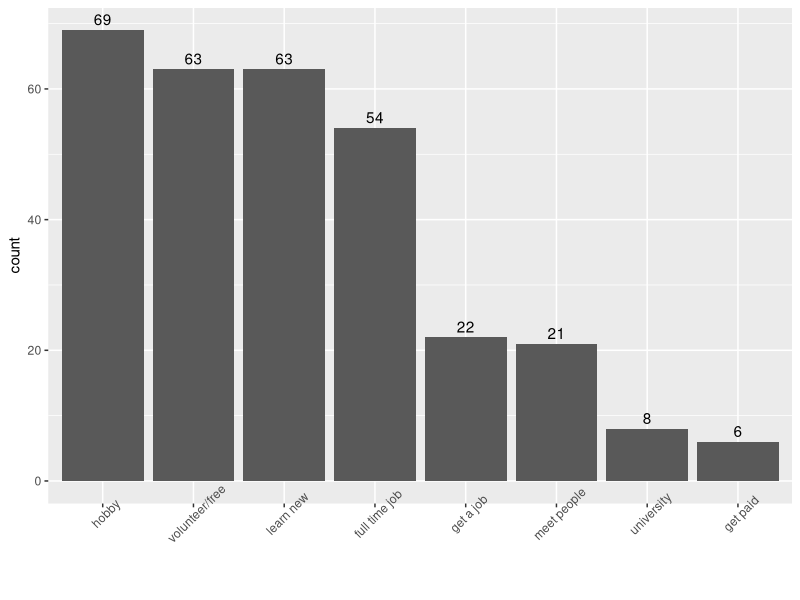

Recreate this plot in R.
## ---- chunk 1
# Packages required
if(!require("dplyr")) install.packages("dplyr")
if(!require("knitr")) install.packages("knitr")
if(!require("reshape")) install.packages("reshape")
if(!require("ggplot2")) install.packages("ggplot2")
if(!require("forcats")) install.packages("forcats")
if(!require("xtable")) install.packages("xtable")
my_packages<-c("dplyr","knitr","reshape","ggplot2","forcats","xtable")
lapply(my_packages, library, character.only = TRUE)

percentage_distribution <-function(dat){
return(round(prop.table(table(dat),2)*100,0))
}

setwd("/Users/ayushirastogi/Documents/GitHub/GSD_data_analysis")  # set current working directory

data<-read.csv("responses.csv",header=T,stringsAsFactors=T,na.strings = c(""," ")) # import file with headers and set strings as factors

## Cleaning
# Select a subset of responses deemed relevant and rename it
data<-data[c(1,3:10,15:21,54:59,75:78,80,82,2)]
names(data)<-c("response.id","motivation.full.time.job","motivation.hobby","motivation.volunteer.for.free",
               "motivation.learn.something.new","motivation.school","motivation.help.get.job",
               "motivation.meet.new.people","motivation.get.paid",
               "frequency.contribution",
               "selection.how.software.is.build","selection.project.goal.align",
               "selection.friends.contribute","selection.project.welcoming",
               "selection.easy.to.join","selection.saw.on.social.media",
               "continue.interaction.with.welcoming.contributors","continue.connects.with.people.worldwide",
               "continue.low.stress.levels","continue.exciting.tasks","continue.challenging.tasks",
               "continue.being.paid","important.same.geographic.region","challenging.speak.different.language",
               "helpful.translation.tools","important.same.gender.identity","gender","region","country")
#View(data)
# Remove empty responses
data<-data[!apply(is.na(data[,-c(1,29)]), 1, all),] # Remove empty rows excluding response ID and country information derived from the survey
## ---- chunk 2
data$gender<-ordered(data$gender,levels=c("Man","Woman","Prefer not to disclose",NA))
levels(data$gender)<-c("Man","Woman",NA)

data$region<-factor(sub("[[:lower:]].\t","",data$region)) # removing extraneous text

# Combine regions into broader category - level 1
data$regionl1<-data$region
data$regionl<-data$region
levels(data$regionl)<-c("Oceania","Oceania","Asia","Asia","Europe","Americas","Africa","Americas","Europe",NA,"Asia","Asia","Europe","Africa","Asia","Europe") 
data$regionl<-ordered(data$regionl,levels=c("Europe","Asia","Americas","Africa","Oceania"))

levels(data$regionl1)<-c(NA,NA,"Asia","Asia","Europe","Americas","Africa","Americas","Europe",NA,"Asia","Asia","Europe","Africa","Asia","Europe") # Oceania is also assigned NA since we have insufficient responses from the region
data$regionl1<-ordered(data$regionl1,levels=c("Europe","Asia","Americas","Africa"))
## ---- chunk 3
chisq.test(table(data$gender))
summary(data$gender)
## ---- chunk 4
chisq.test(table(data$regionl))
summary(data$regionl)
## ---- chunk 5
chisq.test(table(data$regionl1))
summary(data$regionl1)
## ---- chunk 6
addmargins(table(data[,c("regionl","gender")]))
## ---- chunk 7
obj<-addmargins(table(data[,c("regionl","gender")]))
print(xtable(obj,type="latex",file="distribution.tex"))
## ---- chunk 8
addmargins(table(data[,c("regionl1","gender")]))
## ---- chunk 9
chisq.test(table(data[,c("regionl1","gender")])) 
## ---- chunk 10
motivation<-data[,c(2:9,27,30)]
motivation<-melt(motivation, id=c("regionl1","gender"),na.rm=T)[,c(1,2,4)]
## ---- chunk 11
dat<-motivation
levels(dat$value)<-c("full time job","hobby","volunteer/free","learn new","university","get a job","meet people","get paid")
ggplot(data=dat, aes(x=fct_infreq(value))) +
geom_bar() + xlab("") +
geom_text(stat='count', aes(label=..count..), vjust=-0.4) +
theme(axis.text.x = element_text(angle = 45))

## ---- chunk 12
percentage_distribution(motivation[,c("value","gender")])
lapply(1:8,function(i){chisq.test(percentage_distribution(motivation[,c("value","gender")])[i,])})
#lapply(1:8,function(i){chisq.test(table(motivation[,c("value","gender")])[i,])}) # for actual values; not representative of the actual distribution
## ---- chunk 13
lapply(1:8,function(i){chisq.test(percentage_distribution(motivation[,c("value","regionl1")])[i,])})
percentage_distribution(motivation[,c("value","regionl1")])
## ---- chunk 14
obj<-percentage_distribution(motivation[,c("value","regionl1")])
print(xtable(obj,type="latex",file="distribution.tex"))
## ---- chunk 15
data[,"frequency.contribution"]<-ordered(data[,"frequency.contribution"],
                                         c("Hourly","Daily","Weekly","Monthly"))
## ---- chunk 16
table(data[,"frequency.contribution"])
chisq.test(table(data[,"frequency.contribution"]))
## ---- chunk 17
chisq.test(table(data[,c("frequency.contribution","gender")]))
percentage_distribution(data[,c("frequency.contribution","gender")])
## ---- chunk 18
chisq.test(table(data[,c("frequency.contribution","regionl1")]))
percentage_distribution(data[,c("frequency.contribution","regionl1")])
## ---- chunk 19
selection<-data[,c(11:16,27,30)]
selection[,1:6]<-lapply(selection[,1:6],function(X) {ordered(X,levels=c("Very important","Important","Neutral","Less important","Not at all important"))})
for(i in 1:6){
  levels(selection[,i])<-c("Important","Important","Neutral","Not important","Not important")
}
## ---- chunk 20
chisq.test(table(selection[,"selection.how.software.is.build"])[c(1,3)])
#table(selection[,"selection.how.software.is.build"])
round(prop.table(table(selection[,"selection.how.software.is.build"])[c(1,3)])*100,0)

chisq.test(table(selection[,"selection.project.goal.align"])[c(1,3)])
#table(selection[,"selection.project.goal.align"])
round(prop.table(table(selection[,"selection.project.goal.align"])[c(1,3)])*100,0)

chisq.test(table(selection[,"selection.friends.contribute"])[c(1,3)])
#table(selection[,"selection.friends.contribute"])
round(prop.table(table(selection[,"selection.friends.contribute"])[c(1,3)])*100,0)

chisq.test(table(selection[,"selection.project.welcoming"])[c(1,3)])
#table(selection[,"selection.project.welcoming"])
round(prop.table(table(selection[,"selection.project.welcoming"])[c(1,3)])*100,0)

chisq.test(table(selection[,"selection.easy.to.join"])[c(1,3)])
#table(selection[,"selection.easy.to.join"])
round(prop.table(table(selection[,"selection.easy.to.join"])[c(1,3)])*100,0)

chisq.test(table(selection[,"selection.saw.on.social.media"])[c(1,3)])
#table(selection[,"selection.saw.on.social.media"])
round(prop.table(table(selection[,"selection.saw.on.social.media"])[c(1,3)])*100,0)
## ---- chunk 21
lapply(1:6,function(X){chisq.test(table(selection[,c(X,7)])[c(1,3),])})
lapply(1:6,function(X){percentage_distribution(selection[,c(X,7)])})
prop.table(table(selection[,c(3,7)])[c(1,3),],2)*100 # distribution for projects with friends
## ---- chunk 22
lapply(1:6,function(X){chisq.test(table(selection[,c(X,8)])[c(1,3),])})
lapply(1:6,function(X){percentage_distribution(selection[,c(X,8)])})
## ---- chunk 23
continue<-data[,c(17:22,27,30)]
continue[,1:6]<-lapply(continue[,1:6],function(X) {ordered(X,levels=c("Very important","Important","Neutral","Less important","Not at all important"))})
for(i in 1:6){
  levels(continue[,i])<-c("Important","Important","Neutral","Not important","Not important")
}
## ---- chunk 24
table(continue[,"continue.interaction.with.welcoming.contributors"])
chisq.test(table(continue[,"continue.interaction.with.welcoming.contributors"])[c(1,3)])
round(prop.table(table(continue[,"continue.interaction.with.welcoming.contributors"])[c(1,3)])*100,0)

table(continue[,"continue.connects.with.people.worldwide"])
chisq.test(table(continue[,"continue.connects.with.people.worldwide"])[c(1,3)])
round(prop.table(table(continue[,"continue.connects.with.people.worldwide"])[c(1,3)])*100,0)

#table(continue[,"continue.low.stress.levels"])
chisq.test(table(continue[,"continue.low.stress.levels"])[c(1,3)])
round(prop.table(table(continue[,"continue.low.stress.levels"])[c(1,3)])*100,0)

table(continue[,"continue.exciting.tasks"])
chisq.test(table(continue[,"continue.exciting.tasks"])[c(1,3)])
round(prop.table(table(continue[,"continue.exciting.tasks"])[c(1,3)])*100,0)

#table(continue[,"continue.challenging.tasks"])
chisq.test(table(continue[,"continue.exciting.tasks"])[c(1,3)])
round(prop.table(table(continue[,"continue.challenging.tasks"])[c(1,3)])*100,0)

#table(continue[,"continue.being.paid"])
chisq.test(table(continue[,"continue.being.paid"])[c(1,3)])
round(prop.table(table(continue[,"continue.being.paid"])[c(1,3)])*100,0)
## ---- chunk 25
lapply(1:6,function(X){chisq.test(percentage_distribution(continue[,c(X,7)])[c(1,3),])})
lapply(1:6,function(X){percentage_distribution(continue[,c(X,7)])})
round(prop.table(table(continue[,c(6,7)])[c(1,3),],2)*100,0) # criteria to continue participation: being paid
## ---- chunk 26
lapply(1:6,function(X){chisq.test(percentage_distribution(continue[,c(X,8)])[c(1,3),])})
lapply(1:6,function(X){percentage_distribution(continue[,c(X,8)])})
lapply(1:6,function(i){round(prop.table(table(continue[,c(i,8)])[c(1,3),],2)*100,0)})
## ---- chunk 27
data[,"important.same.geographic.region"]<-ordered(data[,"important.same.geographic.region"],c("Very Important","Important","Neutral","Less important","Not at all important"))
levels(data[,"important.same.geographic.region"])<-c("Important","Important","Neutral","Not important","Not important")
## ---- chunk 28
round(prop.table(table(data[,"important.same.geographic.region"]))*100,0)
chisq.test(round(prop.table(table(data[,"important.same.geographic.region"]))*100,0)[c(1,3)])
round(prop.table(table(data[,"important.same.geographic.region"])[c(1,3)])*100,0)
## ---- chunk 29
chisq.test(percentage_distribution(data[,c("important.same.geographic.region","gender")])[c(1,3),])
percentage_distribution(data[,c("important.same.geographic.region","gender")])

## ---- chunk 30
chisq.test(percentage_distribution(data[,c("important.same.geographic.region","regionl1")])[c(1,3),])
percentage_distribution(data[,c("important.same.geographic.region","regionl1")])
round(prop.table(table(data[,c("important.same.geographic.region","regionl1")])[c(1,3),],2)*100,0)
## ---- chunk 31
data[,"challenging.speak.different.language"]<-ordered(data[,"challenging.speak.different.language"],c("Very challenging","Challenging","Neutral","Less challenging","Not at all challenging"))
levels(data[,"challenging.speak.different.language"])<-c("Challenging","Challenging","Neutral","Not challenging","Not challenging")
## ---- chunk 32
chisq.test(round(prop.table(table(data[,"challenging.speak.different.language"]))*100,0)[c(1,3)])
round(prop.table(table(data[,"challenging.speak.different.language"]))*100,0)
## ---- chunk 33
chisq.test(percentage_distribution(data[,c("challenging.speak.different.language","gender")])[c(1,3),])
percentage_distribution(data[,c("challenging.speak.different.language","gender")])
## ---- chunk 34
chisq.test(percentage_distribution(data[,c("challenging.speak.different.language","regionl1")])[c(1,3),])
percentage_distribution(data[,c("challenging.speak.different.language","regionl1")])
round(prop.table(table(data[,c("challenging.speak.different.language","regionl1")])[c(1,3),],2)*100,0)
## ---- chunk 35
obj<-round(prop.table(table(data[,c("challenging.speak.different.language","regionl1")])[c(1,3),],2)*100,0)
print(xtable(obj,type="latex",file="distribution.tex"))
## ---- chunk 36
data[,"helpful.translation.tools"]<-ordered(data[,"helpful.translation.tools"],c("Very helpful","Helpful","Neutral","Less helpful","Not at all helpful"))
levels(data[,"helpful.translation.tools"])<-c("Helpful","Helpful","Neutral","Not helpful","Not helpful")
## ---- chunk 37
chisq.test(round(prop.table(table(data[,"helpful.translation.tools"]))*100,0))
round(prop.table(table(data[,"helpful.translation.tools"]))*100,0)
## ---- chunk 38
chisq.test(percentage_distribution(data[,c("helpful.translation.tools","gender")])[c(1,3),])
percentage_distribution(data[,c("helpful.translation.tools","gender")])
round(prop.table(table(data[,c("helpful.translation.tools","gender")])[c(1,3),],2)*100,0)
## ---- chunk 39
chisq.test(percentage_distribution(data[,c("helpful.translation.tools","regionl1")])[c(1,3),])
percentage_distribution(data[,c("helpful.translation.tools","regionl1")])
## ---- chunk 40
data[,c("important.same.gender.identity")]<-ordered(data[,c("important.same.gender.identity")],c("Important","Neutral","Less important","Not at all important"))
levels(data[,c("important.same.gender.identity")])<- c("Important","Neutral","Not important","Not important")
## ---- chunk 41
chisq.test(table(data[,c("important.same.gender.identity")])[c(1,3)])
table(data[,c("important.same.gender.identity")])
round(prop.table(table(data[,c("important.same.gender.identity")])[c(1,3)])*100,0)
## ---- chunk 42
chisq.test(percentage_distribution(data[,c("important.same.gender.identity","gender")])[c(1,3),])
percentage_distribution(data[,c("important.same.gender.identity","gender")])
round(prop.table(table(data[,c("important.same.gender.identity","gender")])[c(1,3),],2)*100,0)
## ---- chunk 43
chisq.test(percentage_distribution(data[,c("important.same.gender.identity","regionl1")])[c(1,3),])
percentage_distribution(data[,c("important.same.gender.identity","regionl1")])
round(prop.table(table(data[,c("important.same.gender.identity","regionl1")])[c(1,3),],2)*100,0)
